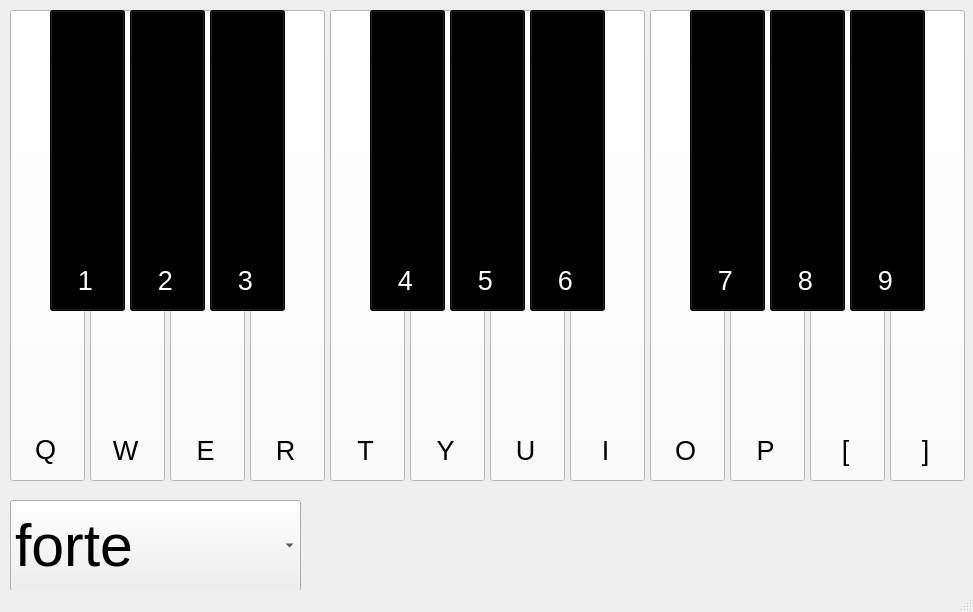
<?xml version="1.0" encoding="UTF-8"?>
<ui version="4.0">
 <class>MainWindow</class>
 <widget class="QMainWindow" name="MainWindow">
  <property name="geometry">
   <rect>
    <x>0</x>
    <y>0</y>
    <width>973</width>
    <height>612</height>
   </rect>
  </property>
  <property name="focusPolicy">
   <enum>Qt::ClickFocus</enum>
  </property>
  <property name="windowTitle">
   <string>MainWindow</string>
  </property>
  <property name="styleSheet">
   <string notr="true">MainWindow {
        background-image: url(&quot;back_textures.jpg&quot;); 
    }</string>
  </property>
  <widget class="QWidget" name="centralwidget">
   <widget class="QPushButton" name="pushButton">
    <property name="enabled">
     <bool>true</bool>
    </property>
    <property name="geometry">
     <rect>
      <x>10</x>
      <y>10</y>
      <width>75</width>
      <height>471</height>
     </rect>
    </property>
    <property name="focusPolicy">
     <enum>Qt::NoFocus</enum>
    </property>
    <property name="contextMenuPolicy">
     <enum>Qt::DefaultContextMenu</enum>
    </property>
    <property name="layoutDirection">
     <enum>Qt::LeftToRight</enum>
    </property>
    <property name="styleSheet">
     <string notr="true">background-color: white;</string>
    </property>
    <property name="text">
     <string/>
    </property>
    <property name="iconSize">
     <size>
      <width>16</width>
      <height>16</height>
     </size>
    </property>
    <attribute name="buttonGroup">
     <string notr="true">buttonGroup</string>
    </attribute>
   </widget>
   <widget class="QLabel" name="label">
    <property name="enabled">
     <bool>true</bool>
    </property>
    <property name="geometry">
     <rect>
      <x>10</x>
      <y>419</y>
      <width>71</width>
      <height>61</height>
     </rect>
    </property>
    <property name="font">
     <font>
      <pointsize>20</pointsize>
     </font>
    </property>
    <property name="text">
     <string>Q</string>
    </property>
    <property name="alignment">
     <set>Qt::AlignCenter</set>
    </property>
   </widget>
   <widget class="QPushButton" name="pushButton_2">
    <property name="enabled">
     <bool>true</bool>
    </property>
    <property name="geometry">
     <rect>
      <x>90</x>
      <y>10</y>
      <width>75</width>
      <height>471</height>
     </rect>
    </property>
    <property name="focusPolicy">
     <enum>Qt::NoFocus</enum>
    </property>
    <property name="contextMenuPolicy">
     <enum>Qt::DefaultContextMenu</enum>
    </property>
    <property name="layoutDirection">
     <enum>Qt::LeftToRight</enum>
    </property>
    <property name="styleSheet">
     <string notr="true">background-color: white;</string>
    </property>
    <property name="text">
     <string/>
    </property>
    <property name="iconSize">
     <size>
      <width>16</width>
      <height>16</height>
     </size>
    </property>
    <attribute name="buttonGroup">
     <string notr="true">buttonGroup</string>
    </attribute>
   </widget>
   <widget class="QPushButton" name="pushButton_3">
    <property name="enabled">
     <bool>true</bool>
    </property>
    <property name="geometry">
     <rect>
      <x>170</x>
      <y>10</y>
      <width>75</width>
      <height>471</height>
     </rect>
    </property>
    <property name="focusPolicy">
     <enum>Qt::NoFocus</enum>
    </property>
    <property name="contextMenuPolicy">
     <enum>Qt::DefaultContextMenu</enum>
    </property>
    <property name="layoutDirection">
     <enum>Qt::LeftToRight</enum>
    </property>
    <property name="styleSheet">
     <string notr="true">background-color: white;</string>
    </property>
    <property name="text">
     <string/>
    </property>
    <property name="iconSize">
     <size>
      <width>16</width>
      <height>16</height>
     </size>
    </property>
    <attribute name="buttonGroup">
     <string notr="true">buttonGroup</string>
    </attribute>
   </widget>
   <widget class="QLabel" name="label_2">
    <property name="geometry">
     <rect>
      <x>90</x>
      <y>420</y>
      <width>71</width>
      <height>61</height>
     </rect>
    </property>
    <property name="font">
     <font>
      <pointsize>20</pointsize>
     </font>
    </property>
    <property name="text">
     <string>W</string>
    </property>
    <property name="alignment">
     <set>Qt::AlignCenter</set>
    </property>
   </widget>
   <widget class="QLabel" name="label_3">
    <property name="geometry">
     <rect>
      <x>170</x>
      <y>420</y>
      <width>71</width>
      <height>61</height>
     </rect>
    </property>
    <property name="font">
     <font>
      <pointsize>20</pointsize>
     </font>
    </property>
    <property name="text">
     <string>E</string>
    </property>
    <property name="alignment">
     <set>Qt::AlignCenter</set>
    </property>
   </widget>
   <widget class="QPushButton" name="pushButton_4">
    <property name="enabled">
     <bool>true</bool>
    </property>
    <property name="geometry">
     <rect>
      <x>250</x>
      <y>10</y>
      <width>75</width>
      <height>471</height>
     </rect>
    </property>
    <property name="focusPolicy">
     <enum>Qt::NoFocus</enum>
    </property>
    <property name="contextMenuPolicy">
     <enum>Qt::DefaultContextMenu</enum>
    </property>
    <property name="layoutDirection">
     <enum>Qt::LeftToRight</enum>
    </property>
    <property name="styleSheet">
     <string notr="true">background-color: white;</string>
    </property>
    <property name="text">
     <string/>
    </property>
    <property name="iconSize">
     <size>
      <width>16</width>
      <height>16</height>
     </size>
    </property>
    <attribute name="buttonGroup">
     <string notr="true">buttonGroup</string>
    </attribute>
   </widget>
   <widget class="QPushButton" name="pushButton_5">
    <property name="enabled">
     <bool>true</bool>
    </property>
    <property name="geometry">
     <rect>
      <x>330</x>
      <y>10</y>
      <width>75</width>
      <height>471</height>
     </rect>
    </property>
    <property name="focusPolicy">
     <enum>Qt::NoFocus</enum>
    </property>
    <property name="contextMenuPolicy">
     <enum>Qt::DefaultContextMenu</enum>
    </property>
    <property name="layoutDirection">
     <enum>Qt::LeftToRight</enum>
    </property>
    <property name="styleSheet">
     <string notr="true">background-color: white;</string>
    </property>
    <property name="text">
     <string/>
    </property>
    <property name="iconSize">
     <size>
      <width>16</width>
      <height>16</height>
     </size>
    </property>
    <attribute name="buttonGroup">
     <string notr="true">buttonGroup</string>
    </attribute>
   </widget>
   <widget class="QPushButton" name="pushButton_6">
    <property name="enabled">
     <bool>true</bool>
    </property>
    <property name="geometry">
     <rect>
      <x>410</x>
      <y>10</y>
      <width>75</width>
      <height>471</height>
     </rect>
    </property>
    <property name="focusPolicy">
     <enum>Qt::NoFocus</enum>
    </property>
    <property name="contextMenuPolicy">
     <enum>Qt::DefaultContextMenu</enum>
    </property>
    <property name="layoutDirection">
     <enum>Qt::LeftToRight</enum>
    </property>
    <property name="styleSheet">
     <string notr="true">background-color: white;</string>
    </property>
    <property name="text">
     <string/>
    </property>
    <property name="iconSize">
     <size>
      <width>16</width>
      <height>16</height>
     </size>
    </property>
    <attribute name="buttonGroup">
     <string notr="true">buttonGroup</string>
    </attribute>
   </widget>
   <widget class="QPushButton" name="pushButton_7">
    <property name="enabled">
     <bool>true</bool>
    </property>
    <property name="geometry">
     <rect>
      <x>490</x>
      <y>10</y>
      <width>75</width>
      <height>471</height>
     </rect>
    </property>
    <property name="focusPolicy">
     <enum>Qt::NoFocus</enum>
    </property>
    <property name="contextMenuPolicy">
     <enum>Qt::DefaultContextMenu</enum>
    </property>
    <property name="layoutDirection">
     <enum>Qt::LeftToRight</enum>
    </property>
    <property name="styleSheet">
     <string notr="true">background-color: white;</string>
    </property>
    <property name="text">
     <string/>
    </property>
    <property name="iconSize">
     <size>
      <width>16</width>
      <height>16</height>
     </size>
    </property>
    <attribute name="buttonGroup">
     <string notr="true">buttonGroup</string>
    </attribute>
   </widget>
   <widget class="QPushButton" name="pushButton_8">
    <property name="enabled">
     <bool>true</bool>
    </property>
    <property name="geometry">
     <rect>
      <x>570</x>
      <y>10</y>
      <width>75</width>
      <height>471</height>
     </rect>
    </property>
    <property name="focusPolicy">
     <enum>Qt::NoFocus</enum>
    </property>
    <property name="contextMenuPolicy">
     <enum>Qt::DefaultContextMenu</enum>
    </property>
    <property name="layoutDirection">
     <enum>Qt::LeftToRight</enum>
    </property>
    <property name="styleSheet">
     <string notr="true">background-color: white;</string>
    </property>
    <property name="text">
     <string/>
    </property>
    <property name="iconSize">
     <size>
      <width>16</width>
      <height>16</height>
     </size>
    </property>
    <attribute name="buttonGroup">
     <string notr="true">buttonGroup</string>
    </attribute>
   </widget>
   <widget class="QPushButton" name="pushButton_9">
    <property name="enabled">
     <bool>true</bool>
    </property>
    <property name="geometry">
     <rect>
      <x>650</x>
      <y>10</y>
      <width>75</width>
      <height>471</height>
     </rect>
    </property>
    <property name="focusPolicy">
     <enum>Qt::NoFocus</enum>
    </property>
    <property name="contextMenuPolicy">
     <enum>Qt::DefaultContextMenu</enum>
    </property>
    <property name="layoutDirection">
     <enum>Qt::LeftToRight</enum>
    </property>
    <property name="styleSheet">
     <string notr="true">background-color: white;</string>
    </property>
    <property name="text">
     <string/>
    </property>
    <property name="iconSize">
     <size>
      <width>16</width>
      <height>16</height>
     </size>
    </property>
    <attribute name="buttonGroup">
     <string notr="true">buttonGroup</string>
    </attribute>
   </widget>
   <widget class="QPushButton" name="pushButton_10">
    <property name="enabled">
     <bool>true</bool>
    </property>
    <property name="geometry">
     <rect>
      <x>730</x>
      <y>10</y>
      <width>75</width>
      <height>471</height>
     </rect>
    </property>
    <property name="focusPolicy">
     <enum>Qt::NoFocus</enum>
    </property>
    <property name="contextMenuPolicy">
     <enum>Qt::DefaultContextMenu</enum>
    </property>
    <property name="layoutDirection">
     <enum>Qt::LeftToRight</enum>
    </property>
    <property name="styleSheet">
     <string notr="true">background-color: white;</string>
    </property>
    <property name="text">
     <string/>
    </property>
    <property name="iconSize">
     <size>
      <width>16</width>
      <height>16</height>
     </size>
    </property>
    <attribute name="buttonGroup">
     <string notr="true">buttonGroup</string>
    </attribute>
   </widget>
   <widget class="QPushButton" name="pushButton_11">
    <property name="enabled">
     <bool>true</bool>
    </property>
    <property name="geometry">
     <rect>
      <x>810</x>
      <y>10</y>
      <width>75</width>
      <height>471</height>
     </rect>
    </property>
    <property name="focusPolicy">
     <enum>Qt::NoFocus</enum>
    </property>
    <property name="contextMenuPolicy">
     <enum>Qt::DefaultContextMenu</enum>
    </property>
    <property name="layoutDirection">
     <enum>Qt::LeftToRight</enum>
    </property>
    <property name="styleSheet">
     <string notr="true">background-color: white;</string>
    </property>
    <property name="text">
     <string/>
    </property>
    <property name="iconSize">
     <size>
      <width>16</width>
      <height>16</height>
     </size>
    </property>
    <attribute name="buttonGroup">
     <string notr="true">buttonGroup</string>
    </attribute>
   </widget>
   <widget class="QPushButton" name="pushButton_12">
    <property name="enabled">
     <bool>true</bool>
    </property>
    <property name="geometry">
     <rect>
      <x>890</x>
      <y>10</y>
      <width>75</width>
      <height>471</height>
     </rect>
    </property>
    <property name="focusPolicy">
     <enum>Qt::NoFocus</enum>
    </property>
    <property name="contextMenuPolicy">
     <enum>Qt::DefaultContextMenu</enum>
    </property>
    <property name="layoutDirection">
     <enum>Qt::LeftToRight</enum>
    </property>
    <property name="styleSheet">
     <string notr="true">background-color: white;</string>
    </property>
    <property name="text">
     <string/>
    </property>
    <property name="iconSize">
     <size>
      <width>16</width>
      <height>16</height>
     </size>
    </property>
    <attribute name="buttonGroup">
     <string notr="true">buttonGroup</string>
    </attribute>
   </widget>
   <widget class="QLabel" name="label_4">
    <property name="geometry">
     <rect>
      <x>250</x>
      <y>420</y>
      <width>71</width>
      <height>61</height>
     </rect>
    </property>
    <property name="font">
     <font>
      <pointsize>20</pointsize>
     </font>
    </property>
    <property name="text">
     <string>R</string>
    </property>
    <property name="alignment">
     <set>Qt::AlignCenter</set>
    </property>
   </widget>
   <widget class="QLabel" name="label_5">
    <property name="geometry">
     <rect>
      <x>330</x>
      <y>420</y>
      <width>71</width>
      <height>61</height>
     </rect>
    </property>
    <property name="font">
     <font>
      <pointsize>20</pointsize>
     </font>
    </property>
    <property name="text">
     <string>T</string>
    </property>
    <property name="alignment">
     <set>Qt::AlignCenter</set>
    </property>
   </widget>
   <widget class="QLabel" name="label_6">
    <property name="geometry">
     <rect>
      <x>410</x>
      <y>420</y>
      <width>71</width>
      <height>61</height>
     </rect>
    </property>
    <property name="font">
     <font>
      <pointsize>20</pointsize>
     </font>
    </property>
    <property name="text">
     <string>Y</string>
    </property>
    <property name="alignment">
     <set>Qt::AlignCenter</set>
    </property>
   </widget>
   <widget class="QLabel" name="label_7">
    <property name="geometry">
     <rect>
      <x>490</x>
      <y>420</y>
      <width>71</width>
      <height>61</height>
     </rect>
    </property>
    <property name="font">
     <font>
      <pointsize>20</pointsize>
     </font>
    </property>
    <property name="text">
     <string>U</string>
    </property>
    <property name="alignment">
     <set>Qt::AlignCenter</set>
    </property>
   </widget>
   <widget class="QLabel" name="label_8">
    <property name="geometry">
     <rect>
      <x>570</x>
      <y>420</y>
      <width>71</width>
      <height>61</height>
     </rect>
    </property>
    <property name="font">
     <font>
      <pointsize>20</pointsize>
     </font>
    </property>
    <property name="text">
     <string>I</string>
    </property>
    <property name="alignment">
     <set>Qt::AlignCenter</set>
    </property>
   </widget>
   <widget class="QLabel" name="label_9">
    <property name="geometry">
     <rect>
      <x>650</x>
      <y>420</y>
      <width>71</width>
      <height>61</height>
     </rect>
    </property>
    <property name="font">
     <font>
      <pointsize>20</pointsize>
     </font>
    </property>
    <property name="text">
     <string>O</string>
    </property>
    <property name="alignment">
     <set>Qt::AlignCenter</set>
    </property>
   </widget>
   <widget class="QLabel" name="label_10">
    <property name="geometry">
     <rect>
      <x>730</x>
      <y>420</y>
      <width>71</width>
      <height>61</height>
     </rect>
    </property>
    <property name="font">
     <font>
      <pointsize>20</pointsize>
     </font>
    </property>
    <property name="text">
     <string>P</string>
    </property>
    <property name="alignment">
     <set>Qt::AlignCenter</set>
    </property>
   </widget>
   <widget class="QLabel" name="label_11">
    <property name="geometry">
     <rect>
      <x>810</x>
      <y>420</y>
      <width>71</width>
      <height>61</height>
     </rect>
    </property>
    <property name="font">
     <font>
      <pointsize>20</pointsize>
     </font>
    </property>
    <property name="text">
     <string>[</string>
    </property>
    <property name="alignment">
     <set>Qt::AlignCenter</set>
    </property>
   </widget>
   <widget class="QLabel" name="label_12">
    <property name="geometry">
     <rect>
      <x>890</x>
      <y>420</y>
      <width>71</width>
      <height>61</height>
     </rect>
    </property>
    <property name="font">
     <font>
      <pointsize>20</pointsize>
     </font>
    </property>
    <property name="text">
     <string>]</string>
    </property>
    <property name="alignment">
     <set>Qt::AlignCenter</set>
    </property>
   </widget>
   <widget class="QPushButton" name="pushButton_16">
    <property name="enabled">
     <bool>true</bool>
    </property>
    <property name="geometry">
     <rect>
      <x>50</x>
      <y>10</y>
      <width>75</width>
      <height>301</height>
     </rect>
    </property>
    <property name="focusPolicy">
     <enum>Qt::NoFocus</enum>
    </property>
    <property name="contextMenuPolicy">
     <enum>Qt::DefaultContextMenu</enum>
    </property>
    <property name="layoutDirection">
     <enum>Qt::LeftToRight</enum>
    </property>
    <property name="styleSheet">
     <string notr="true">background-color: black;</string>
    </property>
    <property name="text">
     <string/>
    </property>
    <property name="iconSize">
     <size>
      <width>16</width>
      <height>16</height>
     </size>
    </property>
    <attribute name="buttonGroup">
     <string notr="true">buttonGroup</string>
    </attribute>
   </widget>
   <widget class="QPushButton" name="pushButton_17">
    <property name="enabled">
     <bool>true</bool>
    </property>
    <property name="geometry">
     <rect>
      <x>130</x>
      <y>10</y>
      <width>75</width>
      <height>301</height>
     </rect>
    </property>
    <property name="focusPolicy">
     <enum>Qt::NoFocus</enum>
    </property>
    <property name="contextMenuPolicy">
     <enum>Qt::DefaultContextMenu</enum>
    </property>
    <property name="layoutDirection">
     <enum>Qt::LeftToRight</enum>
    </property>
    <property name="styleSheet">
     <string notr="true">background-color: black;</string>
    </property>
    <property name="text">
     <string/>
    </property>
    <property name="iconSize">
     <size>
      <width>16</width>
      <height>16</height>
     </size>
    </property>
    <attribute name="buttonGroup">
     <string notr="true">buttonGroup</string>
    </attribute>
   </widget>
   <widget class="QPushButton" name="pushButton_18">
    <property name="enabled">
     <bool>true</bool>
    </property>
    <property name="geometry">
     <rect>
      <x>210</x>
      <y>10</y>
      <width>75</width>
      <height>301</height>
     </rect>
    </property>
    <property name="focusPolicy">
     <enum>Qt::NoFocus</enum>
    </property>
    <property name="contextMenuPolicy">
     <enum>Qt::DefaultContextMenu</enum>
    </property>
    <property name="layoutDirection">
     <enum>Qt::LeftToRight</enum>
    </property>
    <property name="styleSheet">
     <string notr="true">background-color: black;</string>
    </property>
    <property name="text">
     <string/>
    </property>
    <property name="iconSize">
     <size>
      <width>16</width>
      <height>16</height>
     </size>
    </property>
    <attribute name="buttonGroup">
     <string notr="true">buttonGroup</string>
    </attribute>
   </widget>
   <widget class="QPushButton" name="pushButton_19">
    <property name="enabled">
     <bool>true</bool>
    </property>
    <property name="geometry">
     <rect>
      <x>370</x>
      <y>10</y>
      <width>75</width>
      <height>301</height>
     </rect>
    </property>
    <property name="focusPolicy">
     <enum>Qt::NoFocus</enum>
    </property>
    <property name="contextMenuPolicy">
     <enum>Qt::DefaultContextMenu</enum>
    </property>
    <property name="layoutDirection">
     <enum>Qt::LeftToRight</enum>
    </property>
    <property name="styleSheet">
     <string notr="true">background-color: black;</string>
    </property>
    <property name="text">
     <string/>
    </property>
    <property name="iconSize">
     <size>
      <width>16</width>
      <height>16</height>
     </size>
    </property>
    <attribute name="buttonGroup">
     <string notr="true">buttonGroup</string>
    </attribute>
   </widget>
   <widget class="QPushButton" name="pushButton_20">
    <property name="enabled">
     <bool>true</bool>
    </property>
    <property name="geometry">
     <rect>
      <x>450</x>
      <y>10</y>
      <width>75</width>
      <height>301</height>
     </rect>
    </property>
    <property name="focusPolicy">
     <enum>Qt::NoFocus</enum>
    </property>
    <property name="contextMenuPolicy">
     <enum>Qt::DefaultContextMenu</enum>
    </property>
    <property name="layoutDirection">
     <enum>Qt::LeftToRight</enum>
    </property>
    <property name="styleSheet">
     <string notr="true">background-color: black;</string>
    </property>
    <property name="text">
     <string/>
    </property>
    <property name="iconSize">
     <size>
      <width>16</width>
      <height>16</height>
     </size>
    </property>
    <attribute name="buttonGroup">
     <string notr="true">buttonGroup</string>
    </attribute>
   </widget>
   <widget class="QPushButton" name="pushButton_21">
    <property name="enabled">
     <bool>true</bool>
    </property>
    <property name="geometry">
     <rect>
      <x>530</x>
      <y>10</y>
      <width>75</width>
      <height>301</height>
     </rect>
    </property>
    <property name="focusPolicy">
     <enum>Qt::NoFocus</enum>
    </property>
    <property name="contextMenuPolicy">
     <enum>Qt::DefaultContextMenu</enum>
    </property>
    <property name="layoutDirection">
     <enum>Qt::LeftToRight</enum>
    </property>
    <property name="styleSheet">
     <string notr="true">background-color: black;</string>
    </property>
    <property name="text">
     <string/>
    </property>
    <property name="iconSize">
     <size>
      <width>16</width>
      <height>16</height>
     </size>
    </property>
    <attribute name="buttonGroup">
     <string notr="true">buttonGroup</string>
    </attribute>
   </widget>
   <widget class="QPushButton" name="pushButton_22">
    <property name="enabled">
     <bool>true</bool>
    </property>
    <property name="geometry">
     <rect>
      <x>690</x>
      <y>10</y>
      <width>75</width>
      <height>301</height>
     </rect>
    </property>
    <property name="focusPolicy">
     <enum>Qt::NoFocus</enum>
    </property>
    <property name="contextMenuPolicy">
     <enum>Qt::DefaultContextMenu</enum>
    </property>
    <property name="layoutDirection">
     <enum>Qt::LeftToRight</enum>
    </property>
    <property name="styleSheet">
     <string notr="true">background-color: black;</string>
    </property>
    <property name="text">
     <string/>
    </property>
    <property name="iconSize">
     <size>
      <width>16</width>
      <height>16</height>
     </size>
    </property>
    <attribute name="buttonGroup">
     <string notr="true">buttonGroup</string>
    </attribute>
   </widget>
   <widget class="QPushButton" name="pushButton_23">
    <property name="enabled">
     <bool>true</bool>
    </property>
    <property name="geometry">
     <rect>
      <x>770</x>
      <y>10</y>
      <width>75</width>
      <height>301</height>
     </rect>
    </property>
    <property name="focusPolicy">
     <enum>Qt::NoFocus</enum>
    </property>
    <property name="contextMenuPolicy">
     <enum>Qt::DefaultContextMenu</enum>
    </property>
    <property name="layoutDirection">
     <enum>Qt::LeftToRight</enum>
    </property>
    <property name="styleSheet">
     <string notr="true">background-color: black;</string>
    </property>
    <property name="text">
     <string/>
    </property>
    <property name="iconSize">
     <size>
      <width>16</width>
      <height>16</height>
     </size>
    </property>
    <attribute name="buttonGroup">
     <string notr="true">buttonGroup</string>
    </attribute>
   </widget>
   <widget class="QPushButton" name="pushButton_24">
    <property name="enabled">
     <bool>true</bool>
    </property>
    <property name="geometry">
     <rect>
      <x>850</x>
      <y>10</y>
      <width>75</width>
      <height>301</height>
     </rect>
    </property>
    <property name="focusPolicy">
     <enum>Qt::NoFocus</enum>
    </property>
    <property name="contextMenuPolicy">
     <enum>Qt::DefaultContextMenu</enum>
    </property>
    <property name="layoutDirection">
     <enum>Qt::LeftToRight</enum>
    </property>
    <property name="styleSheet">
     <string notr="true">background-color: black;</string>
    </property>
    <property name="text">
     <string/>
    </property>
    <property name="iconSize">
     <size>
      <width>16</width>
      <height>16</height>
     </size>
    </property>
    <attribute name="buttonGroup">
     <string notr="true">buttonGroup</string>
    </attribute>
   </widget>
   <widget class="QLabel" name="label_16">
    <property name="geometry">
     <rect>
      <x>50</x>
      <y>250</y>
      <width>71</width>
      <height>61</height>
     </rect>
    </property>
    <property name="font">
     <font>
      <pointsize>20</pointsize>
     </font>
    </property>
    <property name="styleSheet">
     <string notr="true">color: white;</string>
    </property>
    <property name="text">
     <string>1</string>
    </property>
    <property name="alignment">
     <set>Qt::AlignCenter</set>
    </property>
   </widget>
   <widget class="QLabel" name="label_17">
    <property name="geometry">
     <rect>
      <x>130</x>
      <y>250</y>
      <width>71</width>
      <height>61</height>
     </rect>
    </property>
    <property name="font">
     <font>
      <pointsize>20</pointsize>
     </font>
    </property>
    <property name="styleSheet">
     <string notr="true">color: white;</string>
    </property>
    <property name="text">
     <string>2</string>
    </property>
    <property name="alignment">
     <set>Qt::AlignCenter</set>
    </property>
   </widget>
   <widget class="QLabel" name="label_18">
    <property name="geometry">
     <rect>
      <x>210</x>
      <y>250</y>
      <width>71</width>
      <height>61</height>
     </rect>
    </property>
    <property name="font">
     <font>
      <pointsize>20</pointsize>
     </font>
    </property>
    <property name="styleSheet">
     <string notr="true">color: white;</string>
    </property>
    <property name="text">
     <string>3</string>
    </property>
    <property name="alignment">
     <set>Qt::AlignCenter</set>
    </property>
   </widget>
   <widget class="QLabel" name="label_19">
    <property name="geometry">
     <rect>
      <x>370</x>
      <y>250</y>
      <width>71</width>
      <height>61</height>
     </rect>
    </property>
    <property name="font">
     <font>
      <pointsize>20</pointsize>
     </font>
    </property>
    <property name="styleSheet">
     <string notr="true">color: white;</string>
    </property>
    <property name="text">
     <string>4</string>
    </property>
    <property name="alignment">
     <set>Qt::AlignCenter</set>
    </property>
   </widget>
   <widget class="QLabel" name="label_20">
    <property name="geometry">
     <rect>
      <x>450</x>
      <y>250</y>
      <width>71</width>
      <height>61</height>
     </rect>
    </property>
    <property name="font">
     <font>
      <pointsize>20</pointsize>
     </font>
    </property>
    <property name="styleSheet">
     <string notr="true">color: white;</string>
    </property>
    <property name="text">
     <string>5</string>
    </property>
    <property name="alignment">
     <set>Qt::AlignCenter</set>
    </property>
   </widget>
   <widget class="QLabel" name="label_21">
    <property name="geometry">
     <rect>
      <x>530</x>
      <y>250</y>
      <width>71</width>
      <height>61</height>
     </rect>
    </property>
    <property name="font">
     <font>
      <pointsize>20</pointsize>
     </font>
    </property>
    <property name="styleSheet">
     <string notr="true">color: white;</string>
    </property>
    <property name="text">
     <string>6</string>
    </property>
    <property name="alignment">
     <set>Qt::AlignCenter</set>
    </property>
   </widget>
   <widget class="QLabel" name="label_22">
    <property name="geometry">
     <rect>
      <x>690</x>
      <y>250</y>
      <width>71</width>
      <height>61</height>
     </rect>
    </property>
    <property name="font">
     <font>
      <pointsize>20</pointsize>
     </font>
    </property>
    <property name="styleSheet">
     <string notr="true">color: white;</string>
    </property>
    <property name="text">
     <string>7</string>
    </property>
    <property name="alignment">
     <set>Qt::AlignCenter</set>
    </property>
   </widget>
   <widget class="QLabel" name="label_23">
    <property name="geometry">
     <rect>
      <x>770</x>
      <y>250</y>
      <width>71</width>
      <height>61</height>
     </rect>
    </property>
    <property name="font">
     <font>
      <pointsize>20</pointsize>
     </font>
    </property>
    <property name="styleSheet">
     <string notr="true">color: white;</string>
    </property>
    <property name="text">
     <string>8</string>
    </property>
    <property name="alignment">
     <set>Qt::AlignCenter</set>
    </property>
   </widget>
   <widget class="QLabel" name="label_24">
    <property name="geometry">
     <rect>
      <x>850</x>
      <y>250</y>
      <width>71</width>
      <height>61</height>
     </rect>
    </property>
    <property name="font">
     <font>
      <pointsize>20</pointsize>
     </font>
    </property>
    <property name="styleSheet">
     <string notr="true">color: white;</string>
    </property>
    <property name="text">
     <string>9</string>
    </property>
    <property name="alignment">
     <set>Qt::AlignCenter</set>
    </property>
   </widget>
   <widget class="QLabel" name="label_26">
    <property name="geometry">
     <rect>
      <x>1090</x>
      <y>250</y>
      <width>71</width>
      <height>61</height>
     </rect>
    </property>
    <property name="font">
     <font>
      <pointsize>20</pointsize>
     </font>
    </property>
    <property name="styleSheet">
     <string notr="true">color: white;</string>
    </property>
    <property name="text">
     <string>=</string>
    </property>
    <property name="alignment">
     <set>Qt::AlignCenter</set>
    </property>
   </widget>
   <widget class="QComboBox" name="comboBox">
    <property name="geometry">
     <rect>
      <x>10</x>
      <y>500</y>
      <width>291</width>
      <height>91</height>
     </rect>
    </property>
    <property name="font">
     <font>
      <pointsize>44</pointsize>
     </font>
    </property>
    <property name="styleSheet">
     <string notr="true">text-align: center;</string>
    </property>
    <property name="sizeAdjustPolicy">
     <enum>QComboBox::AdjustToContentsOnFirstShow</enum>
    </property>
    <item>
     <property name="text">
      <string>forte</string>
     </property>
    </item>
    <item>
     <property name="text">
      <string>piano</string>
     </property>
    </item>
   </widget>
  </widget>
  <widget class="QStatusBar" name="statusbar"/>
 </widget>
 <resources/>
 <connections/>
 <buttongroups>
  <buttongroup name="buttonGroup"/>
 </buttongroups>
</ui>
